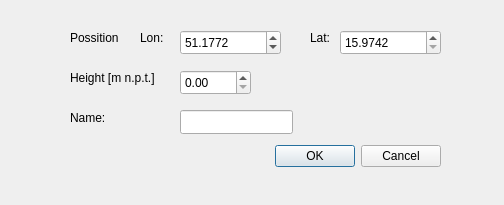
<?xml version="1.0" encoding="UTF-8"?>
<ui version="4.0">
 <class>BaseStationForm</class>
 <widget class="QDialog" name="BaseStationForm">
  <property name="geometry">
   <rect>
    <x>0</x>
    <y>0</y>
    <width>504</width>
    <height>205</height>
   </rect>
  </property>
  <property name="windowTitle">
   <string>Dialog</string>
  </property>
  <widget class="QDialogButtonBox" name="okCancelButtonBox">
   <property name="geometry">
    <rect>
     <x>100</x>
     <y>140</y>
     <width>341</width>
     <height>32</height>
    </rect>
   </property>
   <property name="orientation">
    <enum>Qt::Horizontal</enum>
   </property>
   <property name="standardButtons">
    <set>QDialogButtonBox::Cancel|QDialogButtonBox::Ok</set>
   </property>
  </widget>
  <widget class="QLabel" name="possitionLabel">
   <property name="geometry">
    <rect>
     <x>70</x>
     <y>30</y>
     <width>55</width>
     <height>16</height>
    </rect>
   </property>
   <property name="text">
    <string>Possition</string>
   </property>
  </widget>
  <widget class="QLabel" name="heightLabel">
   <property name="geometry">
    <rect>
     <x>70</x>
     <y>70</y>
     <width>101</width>
     <height>16</height>
    </rect>
   </property>
   <property name="text">
    <string>Height [m n.p.t.]</string>
   </property>
  </widget>
  <widget class="QLabel" name="xLabel">
   <property name="geometry">
    <rect>
     <x>140</x>
     <y>30</y>
     <width>55</width>
     <height>16</height>
    </rect>
   </property>
   <property name="text">
    <string>Lon:</string>
   </property>
  </widget>
  <widget class="QLabel" name="yLabel">
   <property name="geometry">
    <rect>
     <x>310</x>
     <y>30</y>
     <width>55</width>
     <height>16</height>
    </rect>
   </property>
   <property name="text">
    <string>Lat:</string>
   </property>
  </widget>
  <widget class="QDoubleSpinBox" name="heightBox">
   <property name="geometry">
    <rect>
     <x>180</x>
     <y>70</y>
     <width>71</width>
     <height>25</height>
    </rect>
   </property>
  </widget>
  <widget class="QDoubleSpinBox" name="xSpinBox">
   <property name="geometry">
    <rect>
     <x>180</x>
     <y>30</y>
     <width>101</width>
     <height>25</height>
    </rect>
   </property>
   <property name="decimals">
    <number>4</number>
   </property>
   <property name="minimum">
    <double>0.000000000000000</double>
   </property>
   <property name="maximum">
    <double>99.000000000000000</double>
   </property>
   <property name="singleStep">
    <double>0.000100000000000</double>
   </property>
   <property name="value">
    <double>51.177199999999999</double>
   </property>
  </widget>
  <widget class="QDoubleSpinBox" name="ySpinBox">
   <property name="geometry">
    <rect>
     <x>340</x>
     <y>30</y>
     <width>101</width>
     <height>25</height>
    </rect>
   </property>
   <property name="decimals">
    <number>4</number>
   </property>
   <property name="minimum">
    <double>15.974200000000000</double>
   </property>
   <property name="maximum">
    <double>17.412600000000001</double>
   </property>
   <property name="singleStep">
    <double>0.000100000000000</double>
   </property>
  </widget>
  <widget class="QLabel" name="label">
   <property name="geometry">
    <rect>
     <x>70</x>
     <y>110</y>
     <width>55</width>
     <height>16</height>
    </rect>
   </property>
   <property name="text">
    <string>Name:</string>
   </property>
  </widget>
  <widget class="QLineEdit" name="nameLineEdit">
   <property name="geometry">
    <rect>
     <x>180</x>
     <y>110</y>
     <width>113</width>
     <height>24</height>
    </rect>
   </property>
   <property name="styleSheet">
    <string notr="true"/>
   </property>
  </widget>
 </widget>
 <resources/>
 <connections>
  <connection>
   <sender>okCancelButtonBox</sender>
   <signal>accepted()</signal>
   <receiver>BaseStationForm</receiver>
   <slot>accept()</slot>
   <hints>
    <hint type="sourcelabel">
     <x>248</x>
     <y>254</y>
    </hint>
    <hint type="destinationlabel">
     <x>157</x>
     <y>274</y>
    </hint>
   </hints>
  </connection>
  <connection>
   <sender>okCancelButtonBox</sender>
   <signal>rejected()</signal>
   <receiver>BaseStationForm</receiver>
   <slot>reject()</slot>
   <hints>
    <hint type="sourcelabel">
     <x>316</x>
     <y>260</y>
    </hint>
    <hint type="destinationlabel">
     <x>286</x>
     <y>274</y>
    </hint>
   </hints>
  </connection>
 </connections>
</ui>
